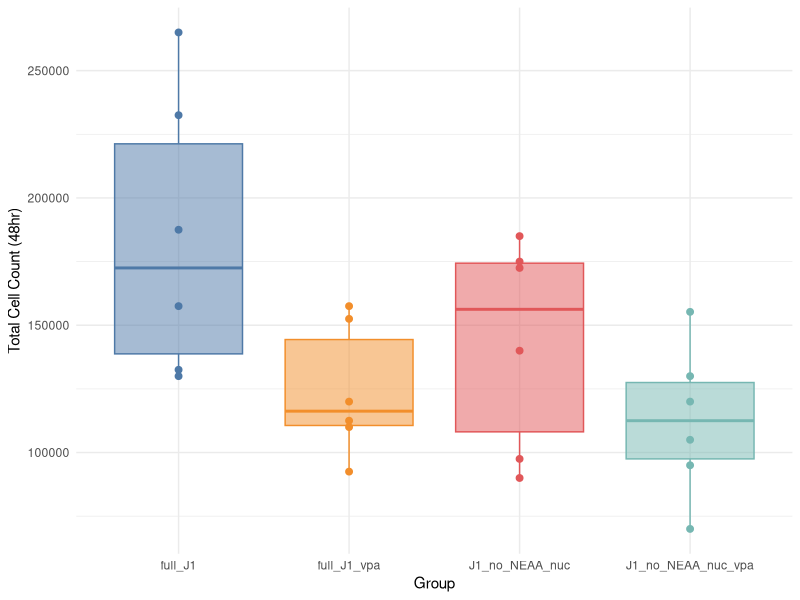

R code for this plot:
## ---- chunk 1
knitr::opts_chunk$set(echo = TRUE)
## ---- chunk 2
library(tidyverse)
library(ggthemes)
theme_set(theme_minimal())
## ---- chunk 3
df <- tibble(
  "full_J1" = c(157500,	132500,	187500,	130000,	265000,	232500),
  "full_J1_vpa" = c(92500, 152500, 112500, 157500, 120000, 110000), 
  "J1_no_NEAA_nuc" = c(90000,	172500,	185000,	175000,	97500,	140000),
  "J1_no_NEAA_nuc_vpa" = c(155250,	95000,	105000,	70000,	130000,	120000)) %>% 
  gather(key = "group", value = "cell_density") %>% 
  mutate(
    media = ifelse(str_detect(group, "full_J1"), "full", "no_NEAA_nuc"),
    treatment = ifelse(str_detect(group, "vpa"), "vpa", "cntrl")
    )

df %>% 
  ggplot(aes(group, cell_density, fill = group, color = group)) +
  geom_boxplot(alpha = 0.5) +
  geom_point(size = 2) +
  scale_color_tableau() +
  scale_fill_tableau() +
  xlab("Group") +
  ylab("Total Cell Count (48hr)") +
  theme(legend.position = "none")

df %>% 
  lm(cell_density ~ media * treatment, data = .) %>% 
  aov() %>% 
  summary()

# Bonferroni p-value threshold
0.05 / 2

df %>% 
  filter(media == "full") %>% 
  lm(cell_density ~ treatment, data = .) %>% 
  summary()

df %>% 
  filter(media == "no_NEAA_nuc") %>% 
  lm(cell_density ~ treatment, data = .) %>% 
  summary()
